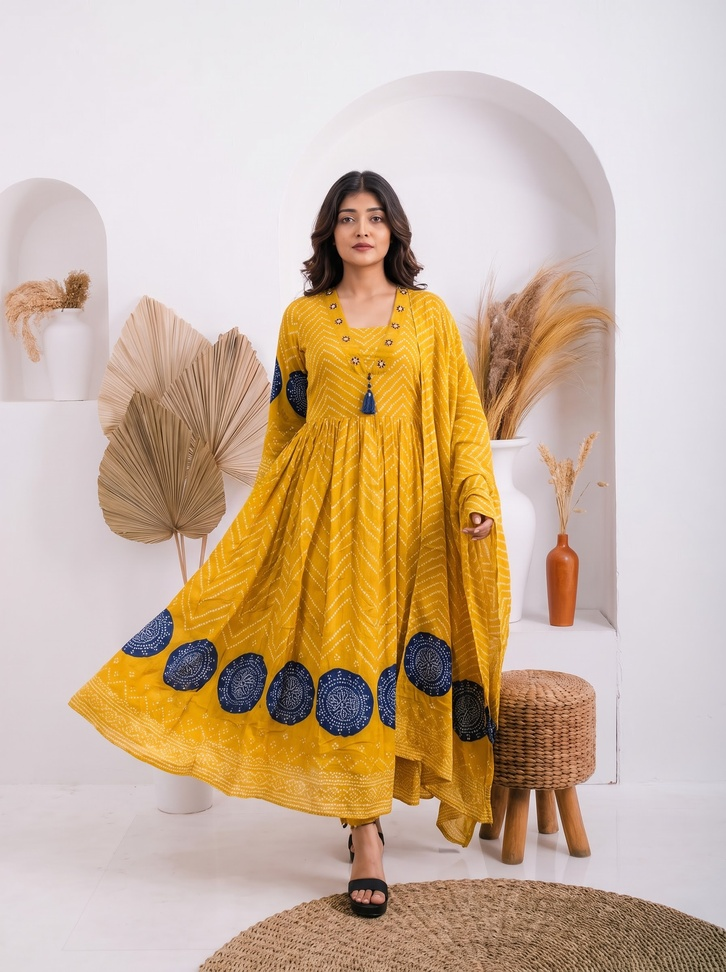
#> input picture Model_walking_in_Anarkali_set_202608121850_cleanup.jpeg, 726 x 972 px, shrunk from 1792 x 2400 before the run, found by its file name; its folder holds only this picture in this run
$ python -i legacy_flawless_inpaint.py   (imports and definitions only)
#> lines starting #> are read from the running program, lines starting #| are printed output that depends on the picture; after the words box and inside, x2 and y2 are one past the last pixel; in counts of white or black regions, pixels touching at a corner belong together
import cv2
import numpy as np
import os
from concurrent.futures import ThreadPoolExecutor

input_dir = "input_images"
output_dir = "cleaned_images"

# [2 lines not run here, left out]

# [1 line that did not run here, left out]

def process_file(filename):
    img_path = os.path.join(input_dir, filename)
    out_path = os.path.join(output_dir, filename)

    img = cv2.imread(img_path)
#> img is the input picture: shape (972, 726, 3); mean B, G, R 157.4, 180.3, 203.7
    if img is None:
        return

    h, w = img.shape[:2]
#> h = 972; w = 726

    # Create an empty mask for the full image
    mask = np.zeros((h, w), dtype=np.uint8)

    # Narrow down the search area to the exact bottom-right corner (150x150 pixels)
    # where the watermark star is located.
    search_size = 150
    x_s = max(0, w - search_size)
#> x_s = 576
    y_s = max(0, h - search_size)
#> y_s = 822

    roi = img[y_s:h, x_s:w]
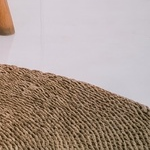
#> roi: shape (150, 150, 3); mean B, G, R 148, 156.4, 172.6
    gray = cv2.cvtColor(roi, cv2.COLOR_BGR2GRAY)
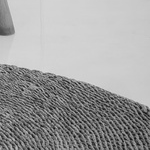
#> gray: shape (150, 150); min 11, max 221, mean 160.3

    # Threshold to find bright pixels (the star watermark)
    _, thresh = cv2.threshold(gray, 200, 255, cv2.THRESH_BINARY)
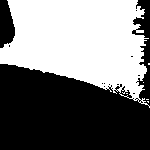
#> thresh: shape (150, 150); 47.5% white; 6 white regions (5 under 20 px)
    contours, _ = cv2.findContours(thresh, cv2.RETR_EXTERNAL, cv2.CHAIN_APPROX_SIMPLE)
#> contours = 5 contours, 4 with area under 20; largest, box (x1, y1, x2, y2) and area: (0, 0, 150, 108) 10464

    roi_mask = np.zeros(roi.shape[:2], dtype=np.uint8)
    for cnt in contours:
        # Filter out tiny noise, keep shapes that could be the star
        if cv2.contourArea(cnt) > 10:
            cv2.drawContours(roi_mask, [cnt], -1, 255, thickness=cv2.FILLED)
#> this loop made 5 passes
#> cnt on passes 1 to 4: [[147, 101], [148, 102], [148, 101]], [[146, 99], [148, 99]], [[143, 82]], [[148, 63], [148, 64], [149, 64], [149, 63]]
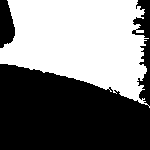
#> roi_mask: shape (150, 150); 47.9% white; 1 white region, box (x1, y1, x2, y2) and area: (0, 0, 150, 108) 10772

    # Dilate heavily so it completely covers the translucent fading edges of the star
    kernel = np.ones((7,7), np.uint8)
    roi_mask = cv2.dilate(roi_mask, kernel, iterations=3)
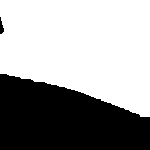
#> roi_mask: shape (150, 150); 61.9% white; 2 black regions, box (x1, y1, x2, y2) and area: (0, 74, 150, 150) 8540, (0, 17, 4, 34) 42

    # If the threshold didn't catch anything, we'll fall back to masking a small 80x80 box
    # right where the star usually is, just to be safe.
    if np.sum(roi_mask) == 0:
        fallback_w, fallback_h = 80, 80
        fx = max(0, roi_mask.shape[1] - fallback_w - 20)
        fy = max(0, roi_mask.shape[0] - fallback_h - 20)
        roi_mask[fy:fy+fallback_h, fx:fx+fallback_w] = 255

    mask[y_s:h, x_s:w] = roi_mask
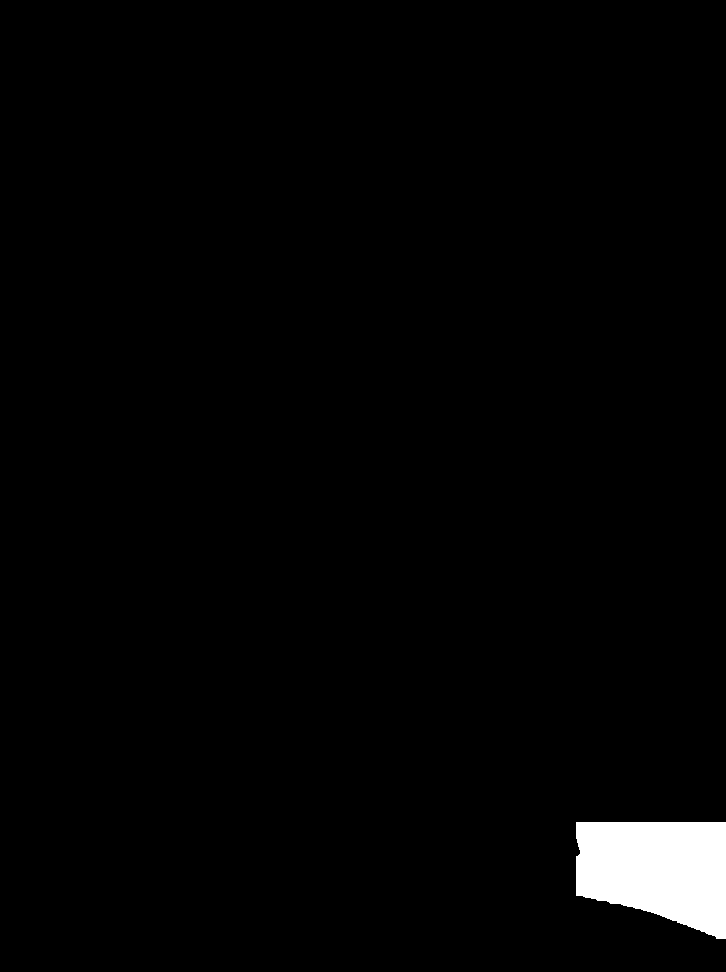
#> mask: shape (972, 726); 2% white; 1 white region, box (x1, y1, x2, y2) and area: (576, 822, 726, 939) 13918

    # Apply OpenCV Telea Inpainting algorithm to reconstruct the background flawlessly
    inpainted = cv2.inpaint(img, mask, inpaintRadius=7, flags=cv2.INPAINT_TELEA)

    cv2.imwrite(out_path, inpainted)
    print(f"Processed: {filename}")

# [4 lines not run here, left out]

>>> result = process_file('../Model_walking_in_Anarkali_set_202608121850_cleanup.jpeg')
